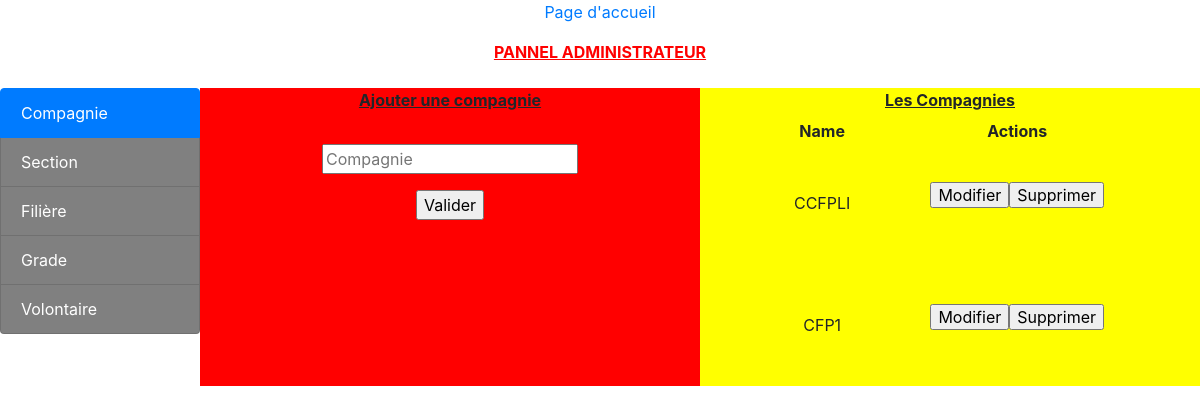
/index_admin.php, run on an earlier commit of the app's database.
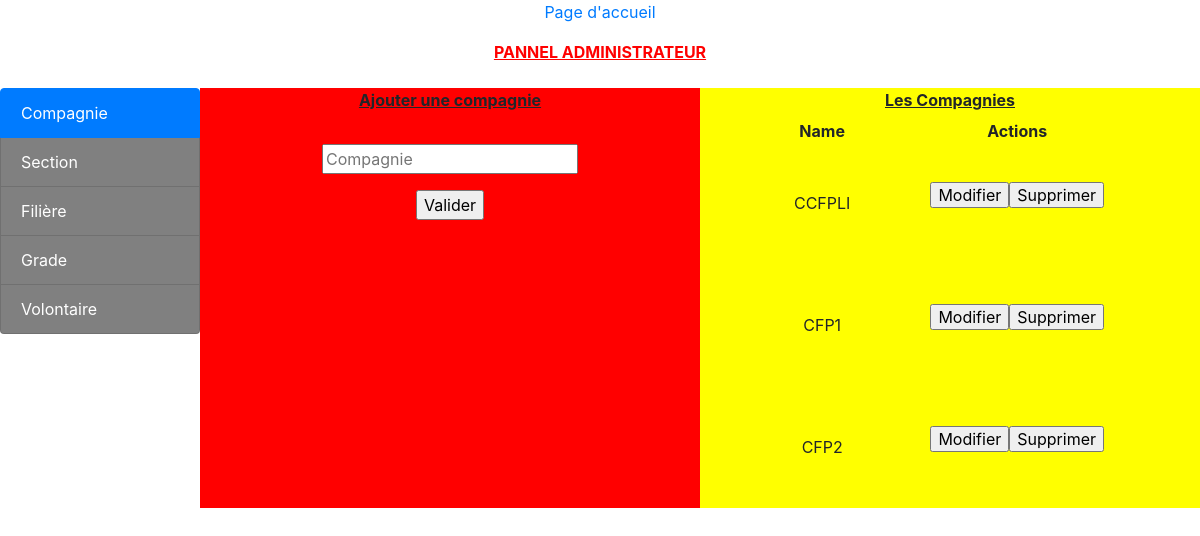
And on a later commit of the database.
### tables this page shows
CREATE TABLE `compagnie` (
  `id_compagnie` int(11) NOT NULL,
  `name` varchar(100) NOT NULL
);

### assets/php/function.php (called while the page is built, shortened)
<?php
include('class/volontaire.class.php');
include('class/compagnie.class.php');
$compagnie = new compagnie();
$resCompagnie = $compagnie->get();
if (isset($_POST['btn_compagnie'])) {
    if ($_POST['btn_compagnie'] == "Valider") {
        $name = $_POST['name'];
        $etat = "fermer";
        $compagnie->create($name);
		echo "La compagnie à bien été ajouter";
    }
    if ($_POST['btn_compagnie'] == "Modifier") {
        $etat = "ouvrir";
        $id_clique = $_POST['id_compagnie'];
    }
    if ($_POST['btn_compagnie'] == "Confirmer") {
        $etat = "fermer";
        $new_nom = $_POST['new_nom'];
        $id_compagnie = $_POST['id_compagnie'];
        $compagnie->update($new_nom, $id_compagnie);
    }
    if ($_POST['btn_compagnie'] == "Supprimer") {
        $etat = "fermer";
        $id = $_POST['id_compagnie'];
        $compagnie->delete($id);
    }
}
else {
    $etat = "fermer";
}
?>

### assets/php/class/compagnie.class.php (called while the page is built, shortened)
<?php
include __DIR__."./../connexion.php";
class compagnie {
    public function get(){
        global $connect_db;
        $req = "SELECT * from compagnie ORDER BY `name` ASC" ;
        $resCompagnie = $connect_db->query($req);
        return $resCompagnie;
    }
}

### index_admin.php (the view, shortened to what this page needs)
<html>
	<head>
		<link href="assets/css/style.css" rel="stylesheet">
		<link href="assets/bootstrap/css/bootstrap.css" rel="stylesheet">
	</head>
	<body>
		<?php
			include('assets/php/function.php');
		?>
		<p align='center'>
			<a href="index.php">Page d'accueil</a>
		</p>
		<p align='center' style='color: red'>
			<label>
				<u><b>PANNEL ADMINISTRATEUR</b></u>
			</label>
		</p>
		<div class="row d-flex justify-content-center">
			<div class="col-md-2">
				<div class="list-group" id="list-tab" role="tablist">
				<a class="list-group-item list-group-item-action active" id="list-home-list" data-toggle="list" href="#list-home" role="tab" aria-controls="home">Compagnie</a>
				<a class="list-group-item list-group-item-action" id="list-profile-list" data-toggle="list" href="#list-profile" role="tab" aria-controls="profile">Section</a>
				<a class="list-group-item list-group-item-action" id="list-messages-list" data-toggle="list" href="#list-messages" role="tab" aria-controls="messages">Filière</a>
				<a class="list-group-item list-group-item-action" id="list-settings-list" data-toggle="list" href="#list-settings" role="tab" aria-controls="settings">Grade</a>
				<a class="list-group-item list-group-item-action" id="list-volontaire-list" data-toggle="list" href="#list-volontaire" role="tab" aria-controls="settings">Volontaire</a>
				</div>
			</div>
			<div class="col-md-10">
				<div class="tab-content" id="nav-tabContent">
					<div class="tab-pane fade show active" id="list-home" role="tabpanel" aria-labelledby="list-home-list">
						<div class="row">
							<div class="col-md-6" align="center" style="background-color: red">
								<label style="text-align:center">
									<u><b>Ajouter une compagnie</b></u>
								</label>
								<?php
									echo '<form  method="POST">';
										echo '<br/>';
										echo '<p>';
											echo '<input type="text" name="name" placeholder="Compagnie">';
										echo '</p>';
										echo '<p>';
											echo '<input type="submit" name="btn_compagnie" value="Valider">';
										echo '</p>';
									echo '</form>';
								?>
							</div>
							<div class="col-md-6" align="center" style="background-color: yellow">
								<label style="text-align:center">
									<u><b>Les Compagnies</b></u>
								</label>
								<?php
									if ($resCompagnie->num_rows > 0) {
										echo "<table>";
											echo "<th>";
												echo "Name";
											echo "</th>";
											echo "<th>";
												echo "Actions";
											echo "</th>";
											echo "<th>";
											echo "</th>";
											foreach ($resCompagnie as $valeur) {
												if (($etat == "ouvrir") && ($id_clique == $valeur['id_compagnie'])) {
													echo '<form action="index_admin.php" method="post">';
														echo "<input type='hidden' name='id_compagnie' value=" . $valeur['id_compagnie'] . ">";
														echo "<tr>";
															echo "<td>";
																echo "<input type='text' name='new_nom'  value='" . $valeur['name'] . "'>";
															echo "</td>";
															echo "<td>";
																echo "<input type='submit' name='btn_compagnie' value='Confirmer'/>";
															echo "</td>";
														echo "<tr>";
													echo '</form>';
												} else {
													echo "<tr>";
														echo "<td>";
															echo $valeur['name'];
														echo "</td>";
														echo "<td>";
																echo '<form action="index_admin.php" method="post">';
																		echo "<input type='submit' name='btn_compagnie' value='Modifier'/>";
																		echo "<input type='submit' name='btn_compagnie' value='Supprimer'/>";
																echo '</form>';
														echo "</td>";
													echo "</tr>";
												}
											}
										echo "</table>";
									}
								else {
									echo "Il n'y a aucun résultats";
								}
								?>
							</div>
						</div>
					</div>
				</div>
			</div>
		</div>
		<br/>
	</body>
</html>

### index_admin.php (style rules this page uses)
tr,td { text-align: center; padding: 40px; }
.list-group-item { background-color: grey; color: white }

What changed in the data, as far as the page shows it:
added compagnie: name "CFP2"
